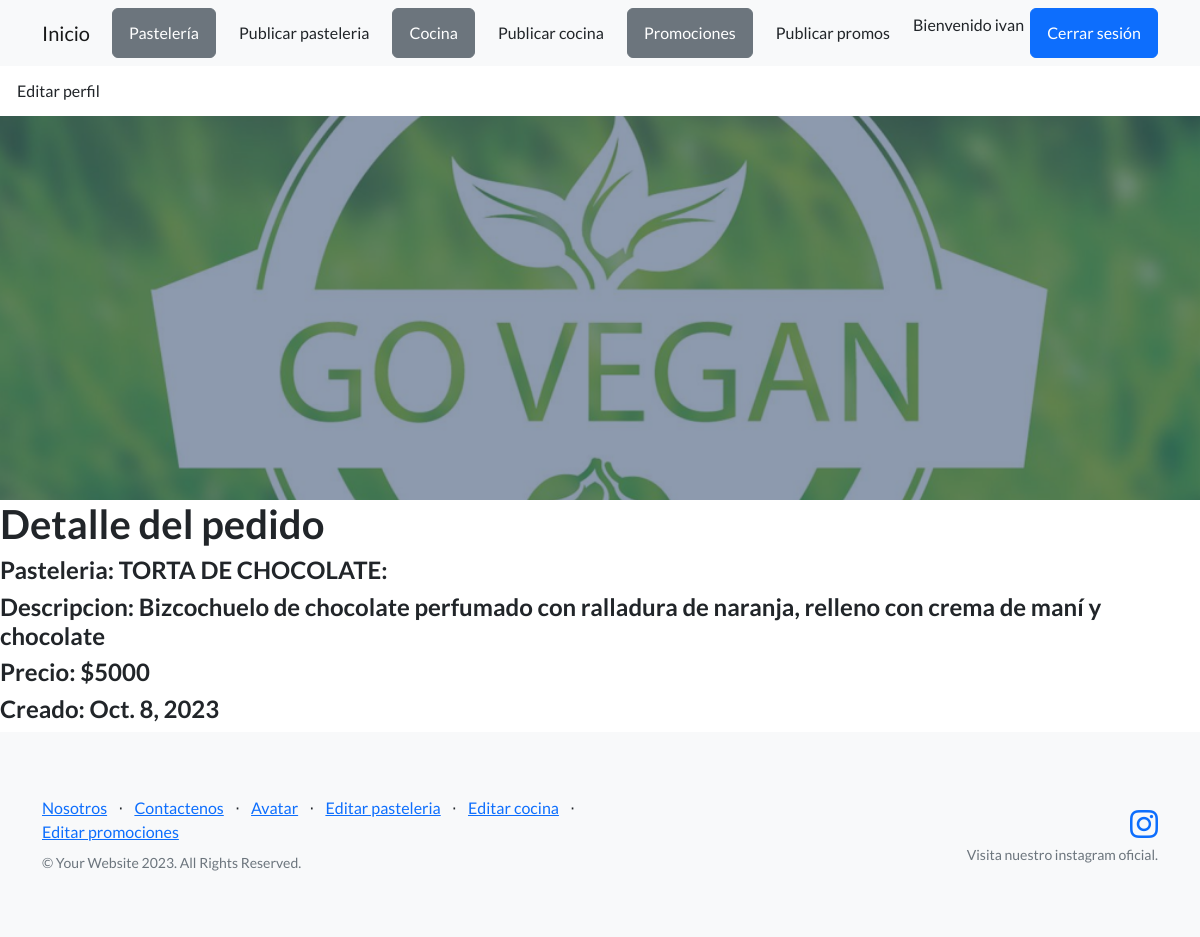
The page /app-proyecto/detallePasteleria/12 (signed in) on the database its author committed.
### AppProyecto/models.py (models this page shows, shortened)
class Pasteleria(models.Model):
    nombre = models.CharField(max_length=100)
    descripcion = models.CharField(max_length=500)
    precio = models.DecimalField(max_digits=10, decimal_places=0, help_text='$')
    creado = models.DateField(auto_now_add=True, null=True)
    class Meta:
        verbose_name = "Pastelería"
        verbose_name_plural = "Pastelería"

### AppProyecto/views.py (the view)
# urls.py: path('detallePasteleria/<pk>', PasteleriaDetail.as_view(), name="DetallePasteleria"),
class PasteleriaDetail(LoginRequiredMixin, DetailView):
    model = Pasteleria
    template_name = "pasteleria_detail.html"
    context_object_name = "listado"

### AppProyecto/templates/pasteleria_detail.html
{% extends 'padre.html' %}
{% block contenido  %}
  <h1>Detalle del pedido</h1>
  <h4>Pasteleria: {{listado.nombre}}</h4>
  <h4>Descripcion: {{listado.descripcion}}</h4>
  <h4>Precio: ${{listado.precio}}</h4>
  <h4>Creado: {{listado.creado}}</h4>
{% endblock contenido %}

### AppProyecto/templates/navbar.html (shortened to what this page needs)
<nav class="navbar navbar-light bg-light static-top">
   <div class="container">
        <div class="home-buttom">
        <a class="navbar-brand" href="{%  url 'Inicio'  %}">Inicio</a>
      </div>
        <a class="btn btn-secondary" href="{%  url 'listadoPasteleria'  %}">Pastelería</a>
        {% if user.is_staff %}
         <a class="btn btn-quaternary" href="{%  url 'CreaPasteleria'  %}">Publicar pasteleria</a>
        {% endif %}
        <a class="btn btn-secondary" href="{%  url 'listaCocina'  %}">Cocina</a>
        {% if user.is_staff %}
         <a class="btn btn-quaternary" href="{%  url 'CreaCocina'  %}">Publicar cocina</a>
        {% endif %}
        <a class="btn btn-secondary" href="{%  url 'ListaPromociones'  %}">Promociones</a>
        {% if user.is_staff %}
         <a class="btn btn-quaternary" href="{%  url 'CreaPromociones'  %}">Publicar promos</a>
        {% endif %}
          {% if user.is_authenticated %}
             <p>Bienvenido {{user.username}}</p>
             <a class="btn btn-primary" href="{% url 'Logout' %}"> Cerrar sesión </a>
          {% else %}
             <a class="btn btn-primary" href="{% url 'Login' %}"> Iniciar sesión </a>
          {% endif %}
</nav>
             {% if user.is_authenticated %}
              <a class="btn btn-stertiary" href="{% url 'EditarPerfil' %}"> Editar perfil </a>
              {% else %}
              <a class="btn btn-stertiary" href="{% url 'CreaUsuario' %}"> Crear usuario </a>
            {% endif %}

### rows shown on the page
Pasteleria: nombre "TORTA DE CHOCOLATE:", descripcion "Bizcochuelo de chocolate perfumado con ralladura de naranja, relleno con crema de maní y chocolate", precio "5000", creado "Oct. 8, 2023"

### other values the page prints
{{ user.username }} "ivan"
